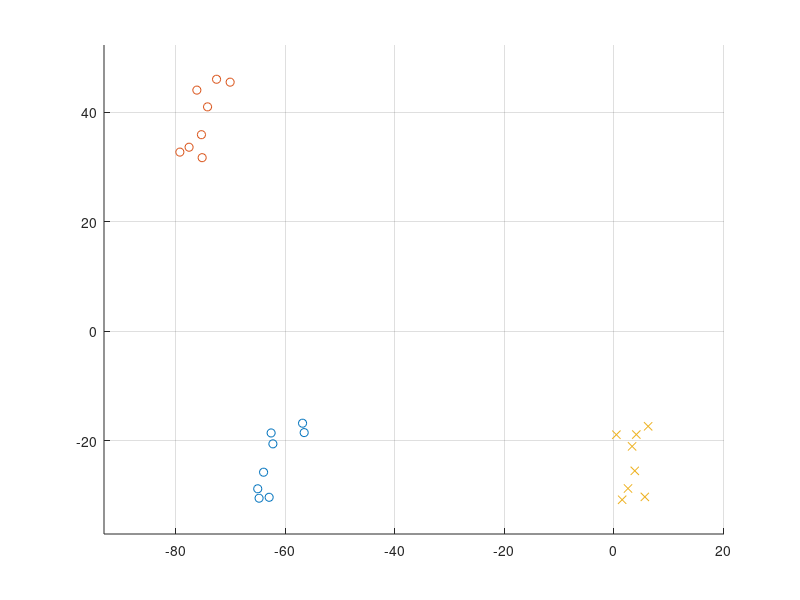

MATLAB code to generate this figure:
clc
clear
a=[-56.8296 -16.8249 64.7284
-56.5323 -18.5395 61.5341
-62.2452 -20.5928 64.7603
-62.5688 -18.6042 62.3433
-63.9456 -25.7714 66.6372
-65.0121 -28.7996 65.8218
-62.9303 -30.3507 67.9945
-64.7676 -30.5148 64.597];
b=[-72.5323 45.9806 18.1775 
-70.0533 45.4485 20.2242 
-74.1759 40.9399 22.5605 
-76.1278 43.9988 23.3276 
-75.2917 35.8571 22.3036 
-77.5494 33.57 21.0253 
-75.1614 31.6613 19.4113 
-79.2305 32.6777 19.5153];
TT=[0.941229 0.336508 -0.0291523 -67.1887;
-0.295601 0.778892 -0.553126 116.166;
-0.163425 0.529235 0.832588 -52.8144;
0 0 0 1];

for i=1:size(a,1)

 bb = [eye(3) b(i,:)';0 0 0 1];
cc = inv(TT)*bb;

    c(i,1) = cc(1,4); 
    c(i,2) = cc(2,4); 
    c(i,3) = cc(3,4); 
end
 
figure(1)
clf
hold on
grid on
axis equal
plot3(a(:,1),a(:,2),a(:,3),'o')
plot3(b(:,1),b(:,2),b(:,3),'o')
plot3(c(:,1),c(:,2),c(:,3),'x')





return;